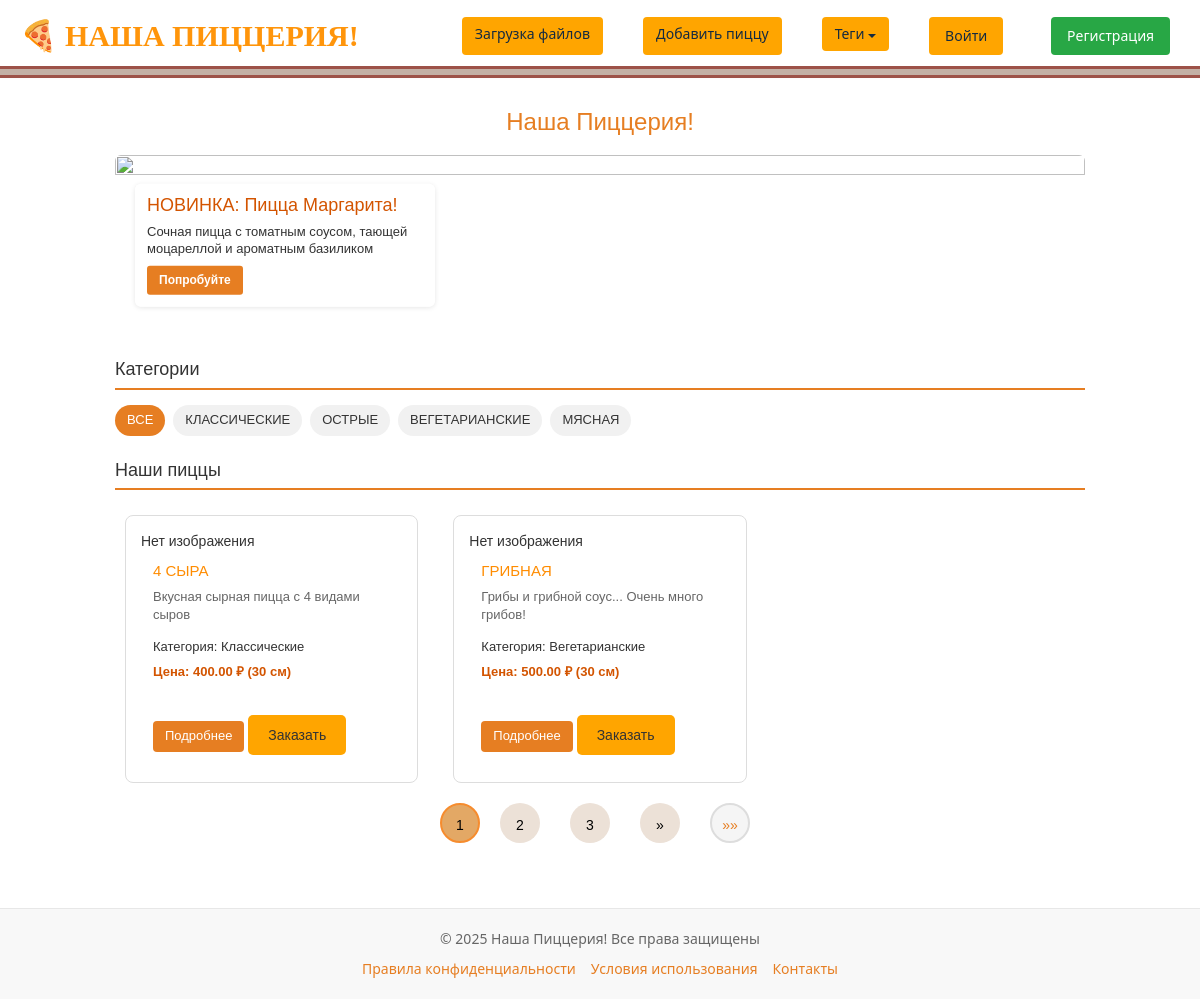
The app's page /, older data.
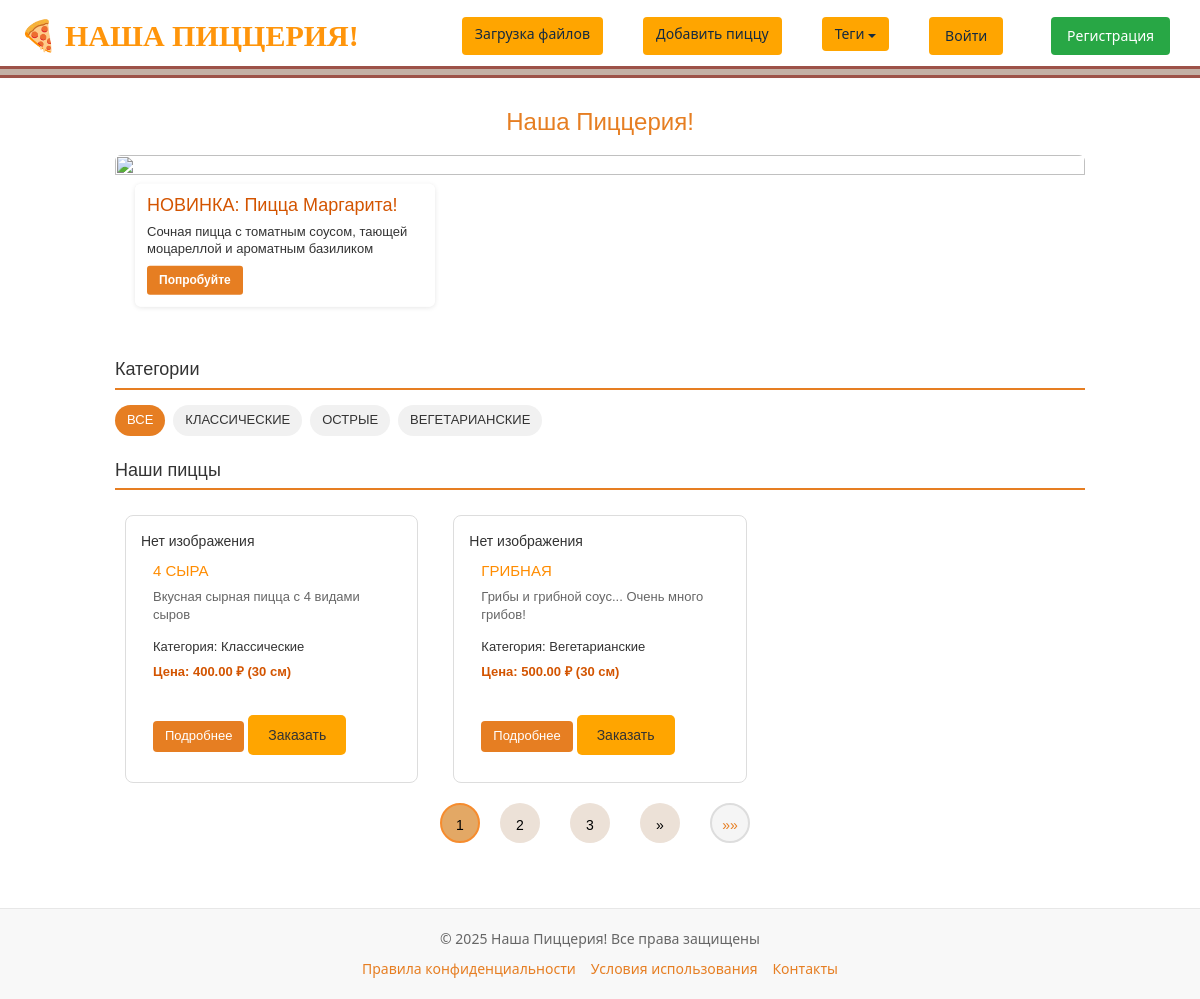
The same page, newer data.
### homepage/models.py (models this page shows, shortened)
class Category(models.Model):
    name = models.CharField(max_length=100, verbose_name = 'Категория')
    slug = models.SlugField(max_length=255, db_index=True, unique=True)
    class Meta:
        verbose_name = 'Категория'
        verbose_name_plural = 'Категории'

class Pizza(models.Model):
    class Status(models.IntegerChoices):
        NOTAVAILABLE = 0, 'Нет в наличии'
        AVAILABLE = 1, 'Есть в наличии'
    name = models.CharField(max_length=255, verbose_name = 'Название')
    slug = models.SlugField(max_length=255, unique=True, db_index=True)
    description = models.TextField(blank=True, verbose_name='Описание')
    price = models.DecimalField(max_digits=6, decimal_places=2, verbose_name='Цена')
    diameter = models.PositiveIntegerField(default = 30,verbose_name='Диаметр (см)')
    is_available = models.BooleanField(choices=tuple(map(lambda x: (bool(x[0]), x[1]), Status.choices)), default=Status.NOTAVAILABLE, verbose_name="Статус")
    time_create = models.DateTimeField(auto_now_add=True, verbose_name='Время создания')
    time_update = models.DateTimeField(auto_now=True, verbose_name='Время обновления')
    image = models.ImageField(upload_to="pizzas/%Y/%m/%d/", default=None, blank=True, null=True, verbose_name="Фото")
    uploaded_at = models.DateTimeField(auto_now_add=True)
    category = models.ForeignKey(Category, on_delete=models.PROTECT, default = 1, verbose_name = 'Категория')
    tags = models.ManyToManyField('TagPost', blank=True, related_name='pizzas', verbose_name = 'Тэги')
    history = models.OneToOneField('PizzaHistory', on_delete=models.SET_NULL, null=True, related_name='history', verbose_name = 'История создания')
    history_text = models.TextField(blank=True, verbose_name='История создания')  # Новое текстовое поле
    class Meta:
        verbose_name = 'Пицца'
        verbose_name_plural = 'Пиццы'
    objects = models.Manager()
    published = AvailablePizzaManager()
    class Meta:
        verbose_name = 'Пицца'
        verbose_name_plural = 'Пиццы'
        ordering = ['name']

### homepage/views.py (the view)
# urls.py: path('', views.PizzaHome.as_view(), name='homepage'),
class PizzaHome(DataMixin, ListView):
    model = Pizza
    template_name = 'homepage/homepage/homepage.html'
    context_object_name = 'pizzas'
    def get_queryset(self):
        queryset = Pizza.published.all().select_related('category')
        category_slug = self.kwargs.get('category_slug')
        if category_slug:
            self.category = get_object_or_404(Category, slug=category_slug)
            queryset = queryset.filter(category=self.category)
        return queryset
    def get_context_data(self, **kwargs):
        context = super().get_context_data(**kwargs)
        context['categories'] = Category.objects.all()
        category_slug = self.kwargs.get('category_slug')
        if category_slug:
            context['current_category'] = self.category
            context['cat_selected'] = self.category.id
            context['title'] = f'Категория: {self.category.name}'
        else:
            context['cat_selected'] = None
            context['title'] = 'Все пиццы'
        return self.get_mixin_context(context)

### homepage/models.py (called while the page is built)
    def get_queryset(self):
        return super().get_queryset().filter(is_available=Pizza.Status.AVAILABLE)

### homepage/templatetags/pizza_tags.py (called while the page is built)
@register.inclusion_tag('homepage/list_tags.html')
def show_tags():
    tags = TagPost.objects.all()
    return {'tags': tags}

### homepage/utils.py (called while the page is built)
    def get_mixin_context(self, context, **kwargs):
        context = context or {}
        if self.title_page:
            context['title'] = self.title_page
        context.update(kwargs)
        return context

### templates/homepage/homepage/homepage.html (shortened to what this page needs)
{% extends 'base.html' %}
{% load static %}
{% block content %}
<div class="pizzeria-container">
    <h1 class="main-title">Наша Пиццерия!</h1>
    <div class="hero-banner" style="flex: 2; position: relative; min-height: 180px;">
      <img src="https://sun9-76.userapi.com/impg/-jSG0x8DSoXQk3f040agb9259b6xH1SC-54k2g/pktpnXTFhOQ.jpg?size=1370x375&quality=95&sign=178ba12cc2fd88db8beca677562de933&type=album"
           style="width: 100%; height: 100%; object-fit: cover; border-radius: 6px;">
      <div style="position: absolute; top: 50%; left: 20px; transform: translateY(-50%); max-width: 300px; background-color: rgba(255, 255, 255, 0.9); padding: 12px; border-radius: 6px; box-shadow: 0 1px 5px rgba(0,0,0,0.1);">
        <h2 style="color: #d35400; margin: 0; font-size: 18px;">НОВИНКА: Пицца Маргарита!</h2>
        <p style="color: #333; font-size: 13px; margin: 8px 0; line-height: 1.3;">Сочная пицца с томатным соусом, тающей моцареллой и ароматным базиликом</p>
        <a href="#" style="display: inline-block; background-color: #e67e22; color: white; padding: 6px 12px; text-decoration: none; border-radius: 3px; font-weight: bold; font-size: 12px;">Попробуйте</a>
      </div>
    </div>
<h2 class="section-title">Категории</h2>
<div class="categories-list">
    <span class="category-item {% if cat_selected is None %}active{% endif %}">
        ВСЕ
    </span>
    {% for category in categories %}
    <span class="category-item {% if cat_selected == category.id %}active{% endif %}">
        {{ category.name|upper }}
    </span>
    {% empty %}
    <p>Нет доступных категорий</p>
    {% endfor %}
</div>
<h2 class="section-title">Наши пиццы</h2>
<div class="pizzas-grid">
    {% for pizza in pizzas %}
    <div class="pizza-card" data-category-slug="{{ pizza.category.slug }}">
        {% if pizza.image %}
        <img src="{{ pizza.image.url }}" alt="{{ pizza.name }}" class="pizza-image">
        {% else %}
        <div class="pizza-image-placeholder">Нет изображения</div>
        {% endif %}
        <div class="pizza-content">
            <h3 class="pizza-title">{{ pizza.name|upper }}</h3>
            <p class="pizza-description">{{ pizza.description|truncatewords:12 }}</p>
            <div class="pizza-meta">
                <p class="pizza-category">
                    <span>Категория:</span> {{ pizza.category.name }}
                </p>
                <p class="pizza-price">
                    <span>Цена:</span> {{ pizza.price }} ₽
                    <span class="pizza-diameter">({{ pizza.diameter }} см)</span>
                </p>
            </div>
            <div class="pizza-link-container">
                <a href="{% if pizza.slug %}{% url 'pizza_detail' pizza.slug %}{% else %}#{% endif %}" class="pizza-link">
                    Подробнее
                </a>
                {% if pizza.is_available %}
                <button class="order-btn" data-slug="{{ pizza.slug }}">Заказать</button>
                {% else %}
                <span class="out-of-stock">Нет в наличии</span>
                {% endif %}
            </div>
        </div>
    </div>
    {% empty %}
    <p class="empty-message">Пицц пока нет</p>
    {% endfor %}
</div>
{% block pagination %}
{% if page_obj.has_other_pages %}
<nav class="list-pages">
    <ul>
        {% for p in paginator.page_range %}
            {% if page_obj.number == p %}
                <li class="page-num page-num-selected">{{ p }}</li>
            {% elif p >= page_obj.number|add:-2 and p <= page_obj.number|add:2 %}
                <li class="page-num">
                    <a href="?page={{ p }}">{{ p }}</a>
                </li>
            {% endif %}
        {% endfor %}
        {% if page_obj.has_next %}
        <li class="page-num">
            <a href="?page={{ page_obj.next_page_number }}">&raquo;</a>
        </li>
        <li class="page-num">
            <a href="?page={{ paginator.num_pages }}">&raquo;&raquo;</a>
        </li>
        {% endif %}
    </ul>
</nav>
{% endif %}
{% endblock %}
{% endblock %}

Row changes from the older to the newer data that the page shows:
removed Category: name "МЯСНАЯ"
